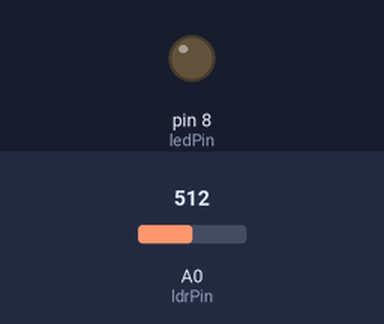
The sketch below on a simulated Arduino Uno, built with avr-gcc and run on an emulated ATmega328P. On the bench: output pins drawn as LEDs (lit = HIGH). Inputs (shaded band) come from the test bench; at power-on: A0 (ldrPin) = 512.

Above: at 1.2 s.
1.3 s: A0 (ldrPin) set to 483
At 1.8 s:
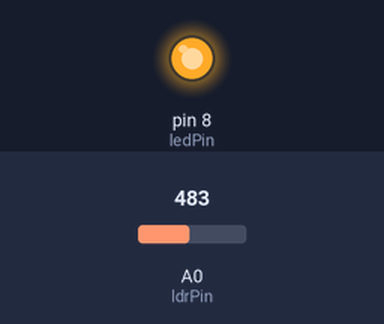
2.8 s: A0 (ldrPin) set to 510
At 4.0 s:
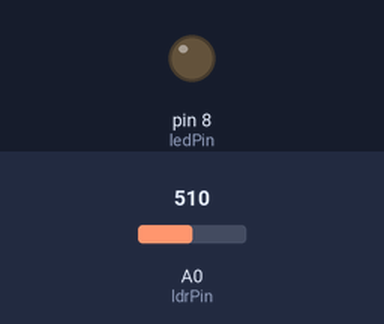
4.3 s: A0 (ldrPin) set to 490
At 5.3 s:
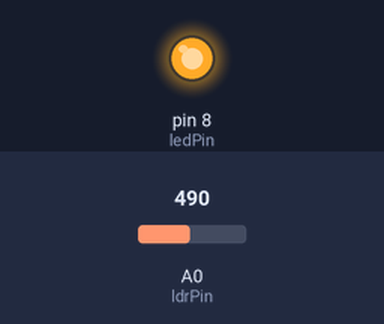
Timing chart, 0 to 7.3 s (numbered marks = the images above; inputs shaded):
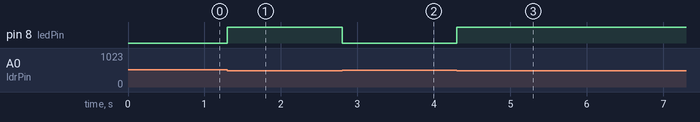

Measured:
- the behaviour switches between 500 and 499 on A0 (ldrPin) (found by bisection; images 0 and 1)
- after the input at 1.3 s, pin 8 (ledPin): LOW → HIGH at once
- after the input at 2.8 s, pin 8 (ledPin): HIGH → LOW at once
- after the input at 4.3 s, pin 8 (ledPin): LOW → HIGH at once

The sketch:

Assignment9a.ino
```cpp
int ldrPin = A0;
int ledPin = 8;
int ldrValue = 0;

void setup() {
  pinMode(ledPin, OUTPUT);
  Serial.begin(9600);
}

void loop() {
  ldrValue = analogRead(ldrPin);
  if (ldrValue < 500) {       // Threshold for darkness
    digitalWrite(ledPin, HIGH);
  } else {
    digitalWrite(ledPin, LOW);
  }
}
```
